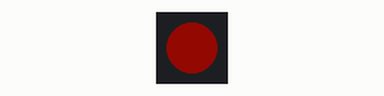
Simulated run of this program. Board: Pycom board running MicroPython. On the bench: 1 RGB LEDs in strip order, left to right. Dim RGB values are drawn brighter than linear.

Above: at 0.07 s.
At 0.56 s:
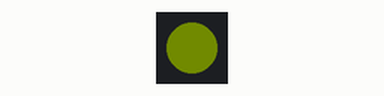
At 1.02 s:
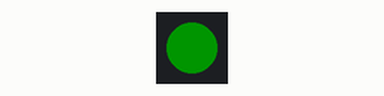
At 2.04 s:
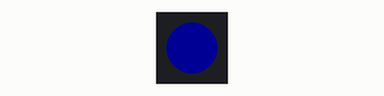
Timing chart, 0 to 3.5 s (numbered marks = the images above):
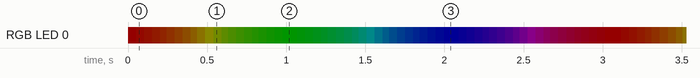

The program:

main.py
```python
import pycom
import time

def clamp01(x: int) -> int:
    return max(0, min(1, x))

def main():
    pycom.heartbeat(False)

    t = 0.0
    while True:
        red   = int(0x15 * clamp01(1 - t if t < 2 else t - 2)) << 16
        green = int(0x15 * clamp01(1 - abs(t - 1))) << 8
        blue  = int(0x15 * clamp01(1 - abs(t - 2)))

        color = red | green | blue

        if t > 3:
            t = 0.0

        pycom.rgbled(color)
        t += 0.01
        time.sleep(0.01)


if __name__ == "__main__":
    main()
```

Measured:
- by itself, everything shown: repeats every 3.1 s, in 60 steps
